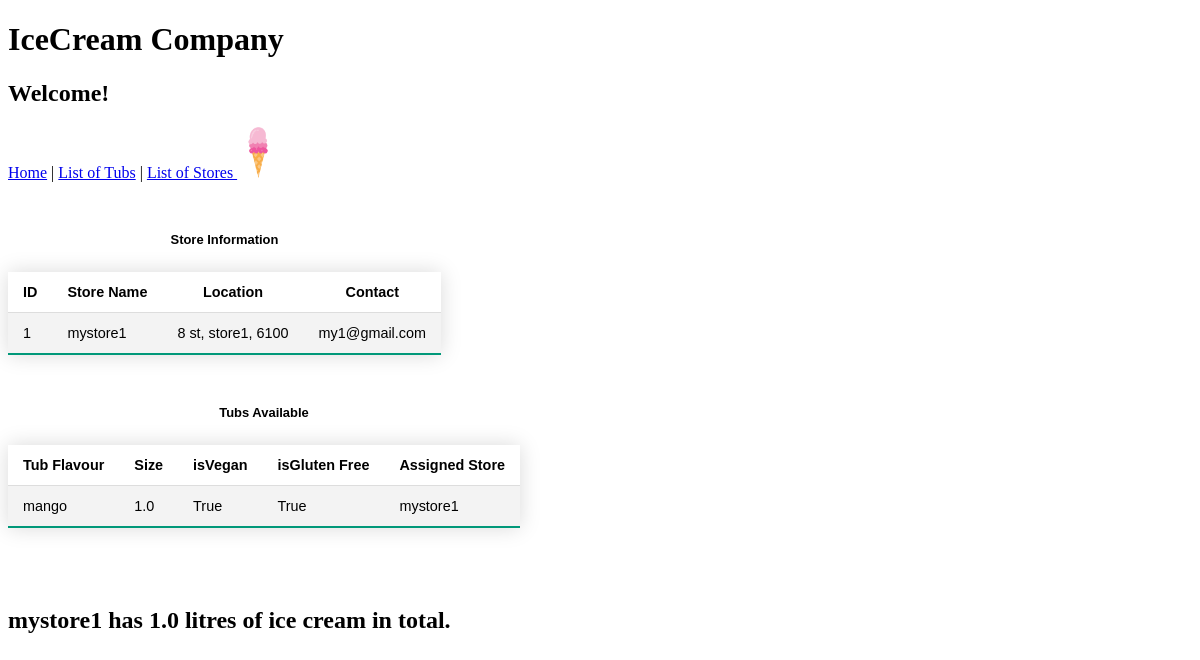
Before: /stores/1 with the older database file.
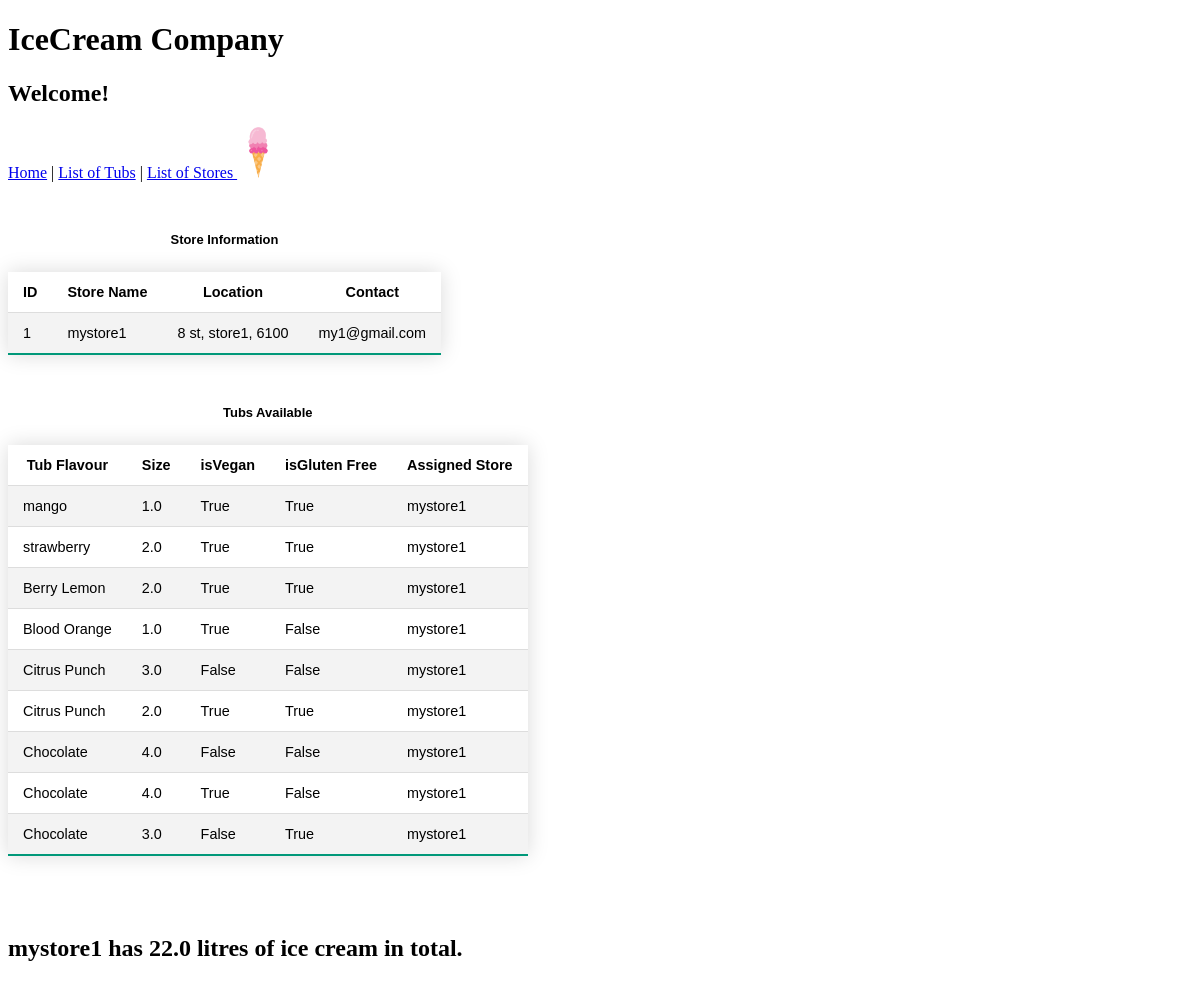
After: the same page with the newer database file.
### IceCreamApp/models.py (models this page shows, shortened)
class Tub(models.Model):
    flavour = models.CharField(max_length=30) # maximum length set to 60
    size = models.FloatField(validators=[validate_interval]) # set to float for litres
    isVegan = models.BooleanField(default = False) # Default is False
    isGlutenFree = models.BooleanField(default = False) # Default is False
    store = models.ForeignKey(Store, on_delete=models.CASCADE) # one store can have many tubs, but not vice-versa

class Store(models.Model):
    name = models.CharField(max_length=60) # maximum length set to 60
    location = models.CharField(max_length=200) # maximum length set to 200
    contact_email = models.EmailField(max_length=100) # predefined regex which checks '@'

### IceCreamApp/views.py (the view)
# urls.py: path("stores/<int:store_id>", viewSingleStore, name="store"),
def viewSingleStore(request, store_id):
    myStore = get_object_or_404(Store, id = store_id)
    tubobjects = Tub.objects.filter(store = myStore)
    tot_size = 0
    for i in tubobjects:
        tot_size += i.size
    return render(request, "IceCreamApp/store.html", {"store": myStore, "storeTubs" : tubobjects, "totalSize" : tot_size})

### IceCreamApp/templates/IceCreamApp/store.html
{% extends 'IceCreamApp/homePageBase.html' %}
{% block content %}
<div class="container">
    <table class="styled-table">
        <caption><b>Store Information</b></caption>
        <tr>
            <th>ID</th>
            <th>Store Name</th>
            <th>Location</th>
            <th>Contact</th>
        </tr>
        <tr>
            <td>{{ store.id }}</td>
            <td>{{ store.name }}</td>
            <td>{{ store.location }}</td>
            <td>{{ store.contact_email }}</td>
        </tr>
    </table>
</div>
<div class="container">
    <table class="styled-table">
        <caption><b>Tubs Available</b></caption>
        <tr>
            <th>Tub Flavour</th>
            <th>Size</th>
            <th>isVegan</th>
            <th>isGluten Free</th>
            <th>Assigned Store</th>
        </tr>
        {% for t in storeTubs %}
        <tr>
            <td>{{ t.flavour }}</td>
            <td>{{ t.size}}</td>
            <td>{{ t.isVegan }}</td>
            <td>{{ t.isGlutenFree }}</td>
            <td>{{ t.store.name }}</td>
        </tr>
        {% endfor %}
    </table>
    <h2> <br> <br> {{store.name}} has {{totalSize}} litres of ice cream in total.</h2>
</div>
{% endblock %}

Changed rows visible on the page:
added Tub: flavour "strawberry", size "2.0", isVegan "True", isGlutenFree "True", store.name "mystore1"
added Tub: flavour "Berry Lemon", size "2.0", isVegan "True", isGlutenFree "True", store.name "mystore1"
added Tub: flavour "Blood Orange", size "1.0", isVegan "True", isGlutenFree "False", store.name "mystore1"
added Tub: flavour "Citrus Punch", size "3.0", isVegan "False", isGlutenFree "False", store.name "mystore1"
added Tub: flavour "Citrus Punch", size "2.0", isVegan "True", isGlutenFree "True", store.name "mystore1"
added Tub: flavour "Chocolate", size "4.0", isVegan "False", isGlutenFree "False", store.name "mystore1"
added Tub: flavour "Chocolate", size "4.0", isVegan "True", isGlutenFree "False", store.name "mystore1"
added Tub: flavour "Chocolate", size "3.0", isVegan "False", isGlutenFree "True", store.name "mystore1"
Other visible differences:
{{ totalSize }}: "1.0" → "22.0"
